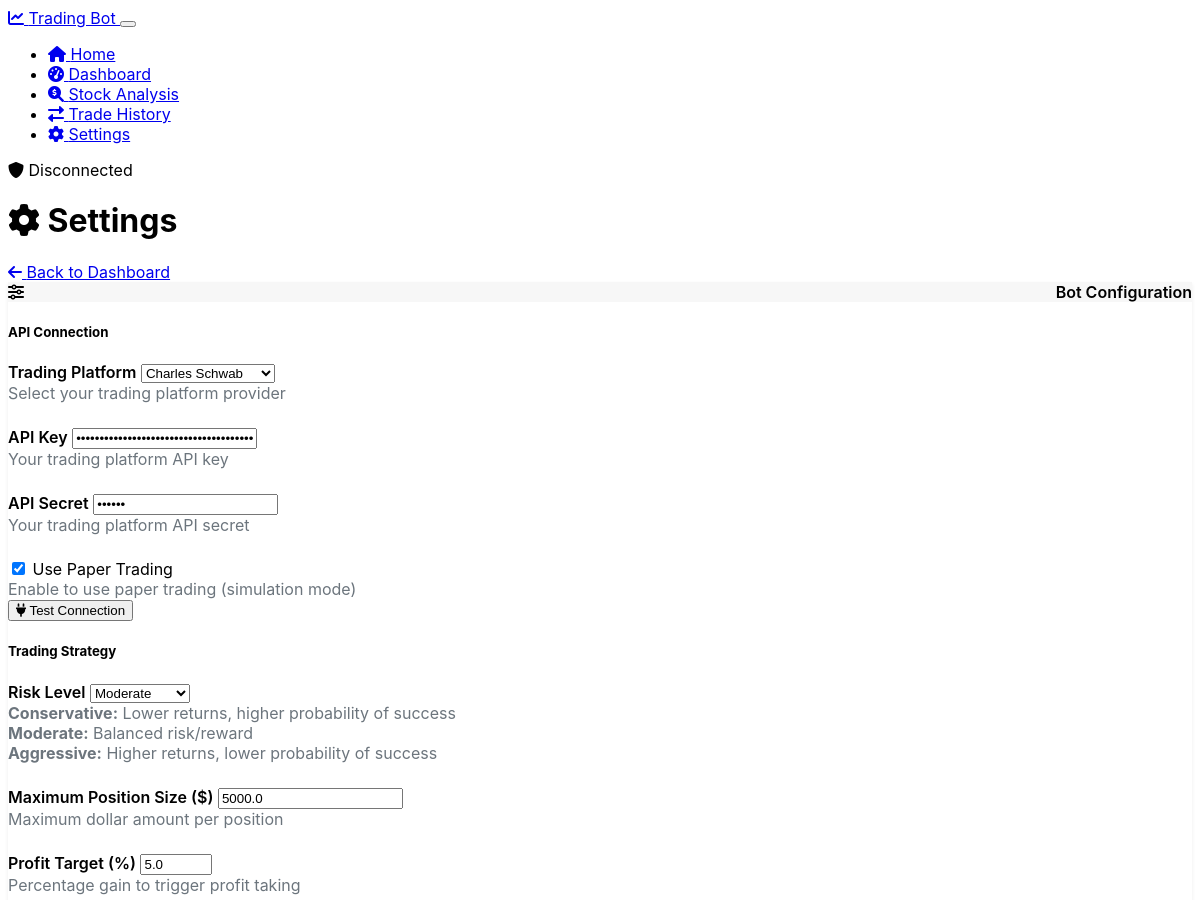
The app's page /settings (upper part), older data.
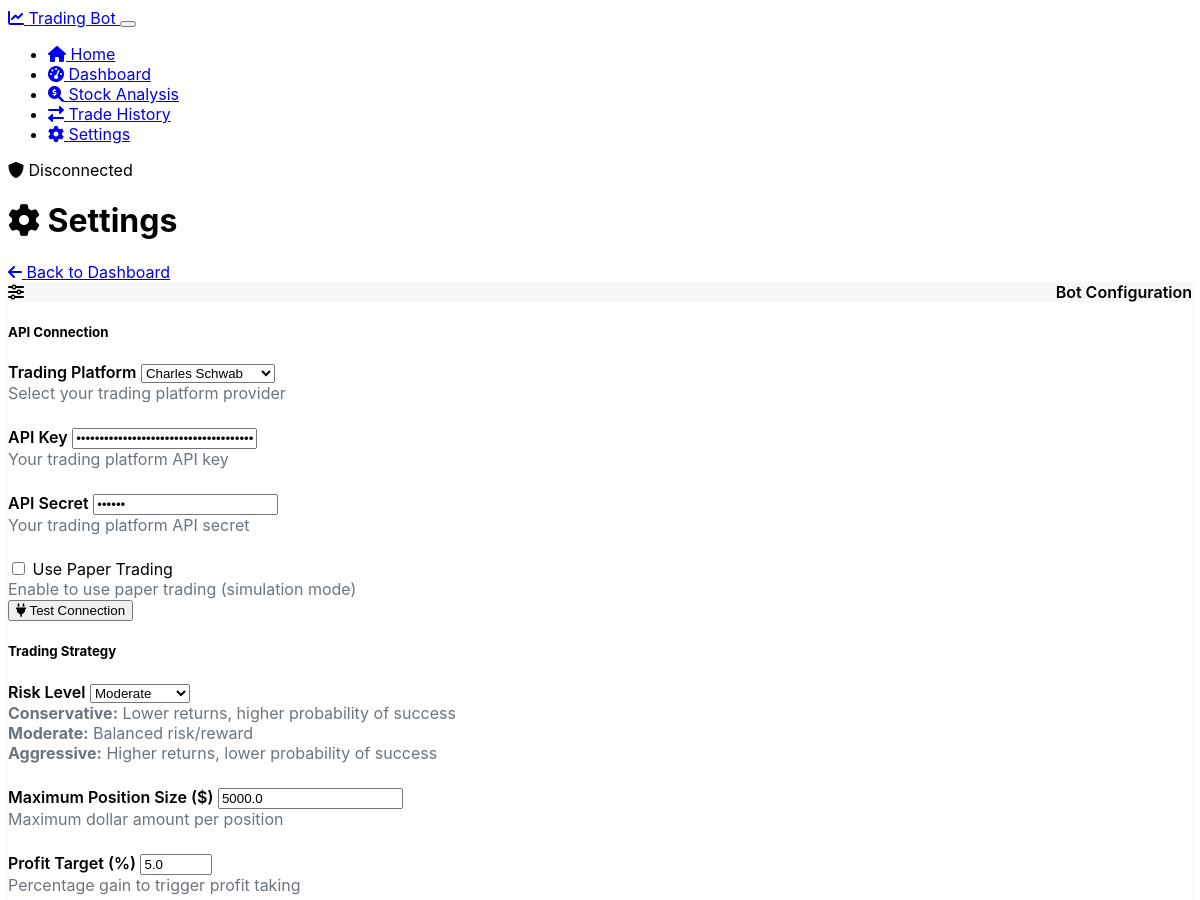
The same page, newer data.
### models.py (models this page shows, shortened)
class Settings(db.Model):
    id = db.Column(db.Integer, primary_key=True)
    api_provider = db.Column(db.String(50), default='alpaca')  # Options: alpaca, td_ameritrade, etc.
    api_key = db.Column(db.String(100))
    api_secret = db.Column(db.String(100))
    is_paper_trading = db.Column(db.Boolean, default=True)
    risk_level = db.Column(db.String(20), default='moderate')  # Options: conservative, moderate, aggressive
    max_position_size = db.Column(db.Float, default=5000.0)  # Maximum $ amount per position
    profit_target_percentage = db.Column(db.Float, default=5.0)
    stop_loss_percentage = db.Column(db.Float, default=3.0)
    options_expiry_days = db.Column(db.Integer, default=30)  # Target days until expiration
    updated_at = db.Column(db.DateTime, default=datetime.now, onupdate=datetime.now)

### app.py (the view, shortened to what this page needs)
@app.route('/settings', methods=['GET', 'POST'])
def settings():
    settings = Settings.query.first()
    return render_template('settings.html', settings=settings)

### app.py (called while the page is built)
@app.before_request
def before_request():
    global api_connector
    if api_connector is None:
        initialize_app()

### templates/settings.html (shortened to what this page needs)
{% extends "layout.html" %}
{% block content %}
<div class="container">
    <div class="d-flex justify-content-between align-items-center mb-4">
        <h1><i class="fas fa-cog me-2"></i> Settings</h1>
        <div>
            <a href="{{ url_for('dashboard') }}" class="btn btn-outline-primary">
                <i class="fas fa-arrow-left me-1"></i> Back to Dashboard
            </a>
        </div>
    </div>
    <div class="row">
        <div class="col-md-8">
            <div class="card dashboard-card mb-4">
                <div class="card-header">
                    <i class="fas fa-sliders-h me-2"></i> Bot Configuration
                </div>
                <div class="card-body">
                    <form method="POST" action="{{ url_for('settings') }}" class="settings-form">
                        <div class="mb-4">
                            <h5 class="border-bottom pb-2">API Connection</h5>
                            <div class="form-group mb-3">
                                <label for="api_provider" class="form-label">Trading Platform</label>
                                <select class="form-select" id="api_provider" name="api_provider">
                                    <option value="schwab" {% if settings.api_provider == 'schwab' %}selected{% endif %}>Charles Schwab</option>
                                </select>
                                <div class="form-text">Select your trading platform provider</div>
                            </div>
                            <div class="form-group mb-3">
                                <label for="api_key" class="form-label">API Key</label>
                                <input type="password" class="form-control" id="api_key" name="api_key" value="{{ settings.api_key }}"
                                       placeholder="Enter your API key">
                                <div class="form-text">Your trading platform API key</div>
                            </div>
                            <div class="form-group mb-3">
                                <label for="api_secret" class="form-label">API Secret</label>
                                <input type="password" class="form-control" id="api_secret" name="api_secret" value="{{ settings.api_secret }}"
                                       placeholder="Enter your API secret">
                                <div class="form-text">Your trading platform API secret</div>
                            </div>
                            <div class="form-check form-switch mb-3">
                                <input class="form-check-input" type="checkbox" id="is_paper_trading" name="is_paper_trading"
                                       {% if settings.is_paper_trading %}checked{% endif %}>
                                <label class="form-check-label" for="is_paper_trading">Use Paper Trading</label>
                                <div class="form-text">Enable to use paper trading (simulation mode)</div>
                            </div>
                            <div class="d-grid">
                                <button type="button" class="btn btn-outline-primary" id="testConnection">
                                    <i class="fas fa-plug me-2"></i> Test Connection
                                </button>
                            </div>
                        </div>
                        <div class="mb-4">
                            <h5 class="border-bottom pb-2">Trading Strategy</h5>
                            <div class="form-group mb-3">
                                <label for="risk_level" class="form-label">Risk Level</label>
                                <select class="form-select" id="risk_level" name="risk_level">
                                    <option value="moderate" {% if settings.risk_level == 'moderate' %}selected{% endif %}>Moderate</option>
                                </select>
                                <div class="form-text">
                                    <strong>Conservative:</strong> Lower returns, higher probability of success<br>
                                    <strong>Moderate:</strong> Balanced risk/reward<br>
                                    <strong>Aggressive:</strong> Higher returns, lower probability of success
                                </div>
                            </div>
                            <div class="form-group mb-3">
                                <label for="max_position_size" class="form-label">Maximum Position Size ($)</label>
                                <input type="number" class="form-control" id="max_position_size" name="max_position_size"
                                       value="{{ settings.max_position_size }}" min="100" step="100">
                                <div class="form-text">Maximum dollar amount per position</div>
                            </div>
                            <div class="row">
                                <div class="col-md-6">
                                    <div class="form-group mb-3">
                                        <label for="profit_target_percentage" class="form-label">Profit Target (%)</label>
                                        <input type="number" class="form-control" id="profit_target_percentage" name="profit_target_percentage"
                                               value="{{ settings.profit_target_percentage }}" min="1" max="50" step="0.5">
                                        <div class="form-text">Percentage gain to trigger profit taking</div>
                                    </div>
                                </div>
                            </div>
                        </div>
                    </form>
                </div>
            </div>
        </div>
    </div>
</div>
{% endblock %}

### templates/layout.html (shortened to what this page needs)
<!DOCTYPE html>
<html lang="en" data-bs-theme="dark">
<head>
    <link rel="stylesheet" href="https://cdn.replit.com/agent/bootstrap-agent-dark-theme.min.css">
    <link rel="stylesheet" href="https://cdnjs.cloudflare.com/ajax/libs/font-awesome/6.0.0/css/all.min.css">
    <link rel="stylesheet" href="{{ url_for('static', filename='css/custom.css') }}">
</head>
<body>
    <nav class="navbar navbar-expand-lg navbar-dark bg-dark mb-4">
        <div class="container">
            <a class="navbar-brand" href="{{ url_for('index') }}">
                <i class="fas fa-chart-line me-2"></i> Trading Bot
            </a>
            <button class="navbar-toggler" type="button" data-bs-toggle="collapse" data-bs-target="#navbarNav" aria-controls="navbarNav" aria-expanded="false" aria-label="Toggle navigation">
            </button>
            <div class="collapse navbar-collapse" id="navbarNav">
                <ul class="navbar-nav me-auto">
                    <li class="nav-item">
                        <a class="nav-link {% if request.path == '/' %}active{% endif %}" href="{{ url_for('index') }}">
                            <i class="fas fa-home me-1"></i> Home
                        </a>
                    </li>
                    <li class="nav-item">
                        <a class="nav-link {% if request.path == '/dashboard' %}active{% endif %}" href="{{ url_for('dashboard') }}">
                            <i class="fas fa-tachometer-alt me-1"></i> Dashboard
                        </a>
                    </li>
                    <li class="nav-item">
                        <a class="nav-link {% if request.path == '/analysis' %}active{% endif %}" href="{{ url_for('analysis') }}">
                            <i class="fas fa-search-dollar me-1"></i> Stock Analysis
                        </a>
                    </li>
                    <li class="nav-item">
                        <a class="nav-link {% if request.path == '/trades' %}active{% endif %}" href="{{ url_for('trades') }}">
                            <i class="fas fa-exchange-alt me-1"></i> Trade History
                        </a>
                    </li>
                    <li class="nav-item">
                        <a class="nav-link {% if request.path == '/settings' %}active{% endif %}" href="{{ url_for('settings') }}">
                            <i class="fas fa-cog me-1"></i> Settings
                        </a>
                    </li>
                </ul>
                <div class="d-flex align-items-center">
                    <span class="badge bg-success me-2">
                        <i class="fas fa-shield-alt me-1"></i>
                        <span id="connectionStatus">Connected</span>
                    </span>
                </div>
            </div>
        </div>
    </nav>
    <main>
        {% block content %}{% endblock %}
    </main>
</body>
</html>

### static/css/custom.css (style rules this page uses)
body { font-family: -apple-system, BlinkMacSystemFont, "Segoe UI", Roboto, "Helvetica Neue", Arial, sans-serif; padding-bottom: 3rem; }
.container { max-width: 1200px; }
.dashboard-card { transition: all 0.3s ease; border: none; box-shadow: 0 0.125rem 0.25rem rgba(0, 0, 0, 0.075); margin-bottom: 1.5rem; }
.dashboard-card .card-header { background-color: rgba(0, 0, 0, 0.03); font-weight: 600; display: flex; justify-content: space-between; align-items: center; }
.settings-form .form-group { margin-bottom: 1.5rem; }
.settings-form .form-label { font-weight: 600; }
.settings-form .form-text { color: #6c757d; }

Row changes from the older to the newer data that the page shows:
changed Settings "Charles Schwab": is_paper_trading "☑" → "☐"
